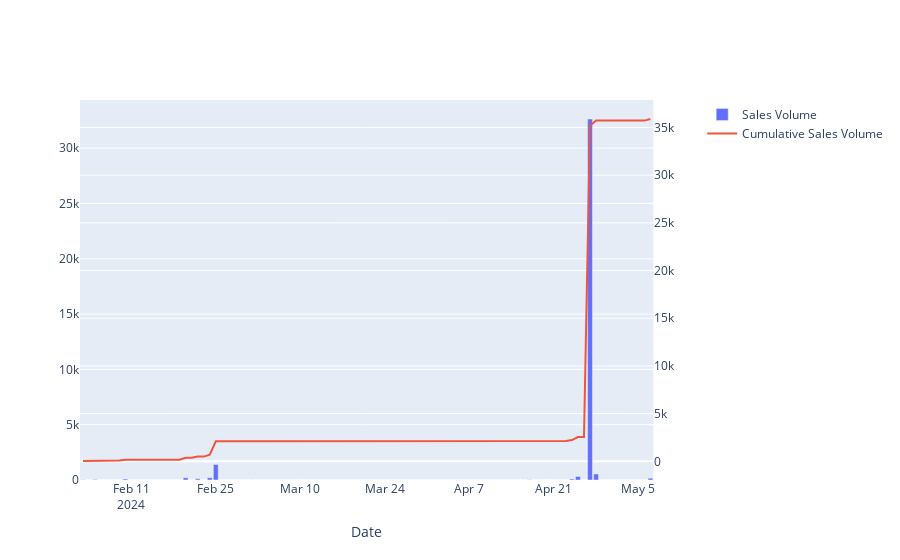

The notebook cell saved with this chart:
### Code cell
daily_vol_fig = make_subplots(specs=[[{"secondary_y": True}]])

daily_vol_fig.add_trace(
    go.Bar(
        x=daily_sales_metrics.index,
        y=daily_sales_metrics['vol_usd'],
        name='Sales Volume'
    ),
    secondary_y=False
)

daily_vol_fig.add_trace(
    go.Scatter(
        x=daily_sales_metrics.index,
        y=daily_sales_metrics['cumulative_vol'],
        name='Cumulative Sales Volume',
        mode='lines'
    ),
    secondary_y=True
)

daily_vol_fig.update_xaxes(title_text="Date")

# daily_vol_fig.show()
